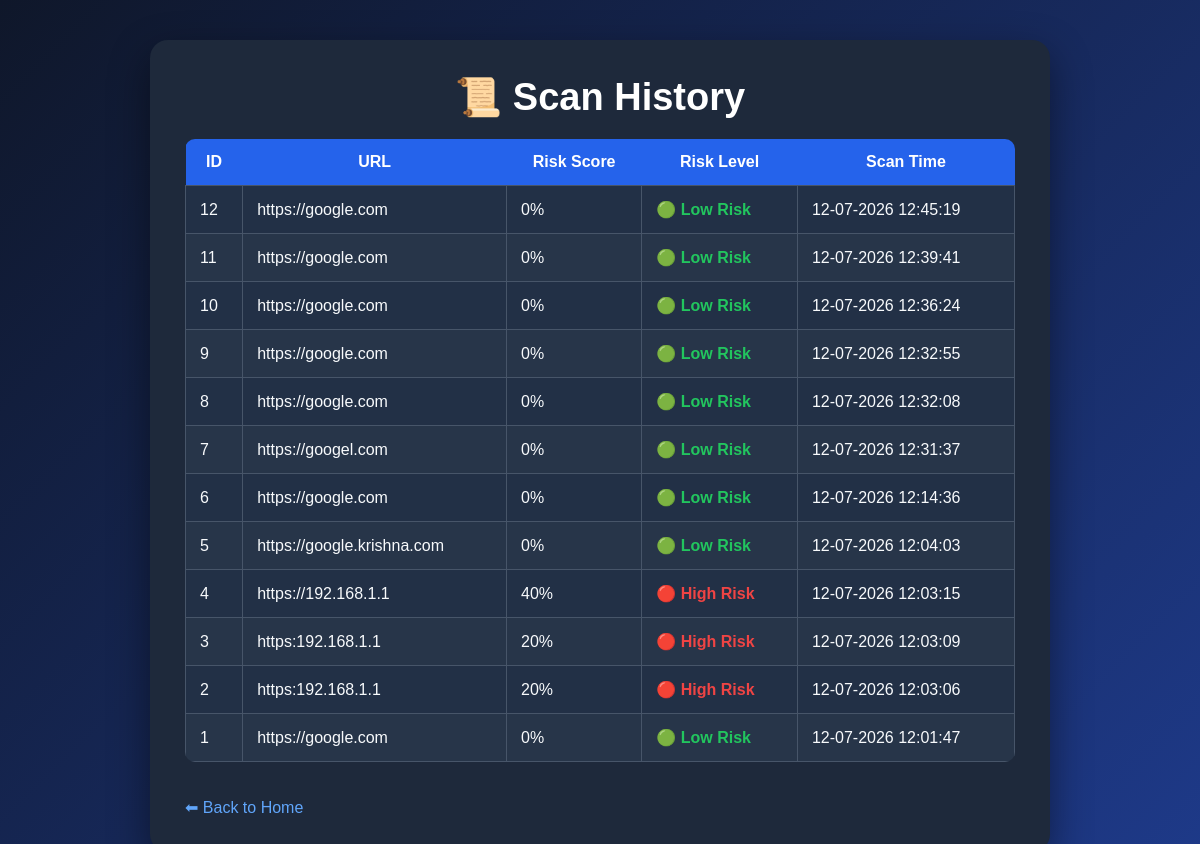
Page /history on the earlier database version.
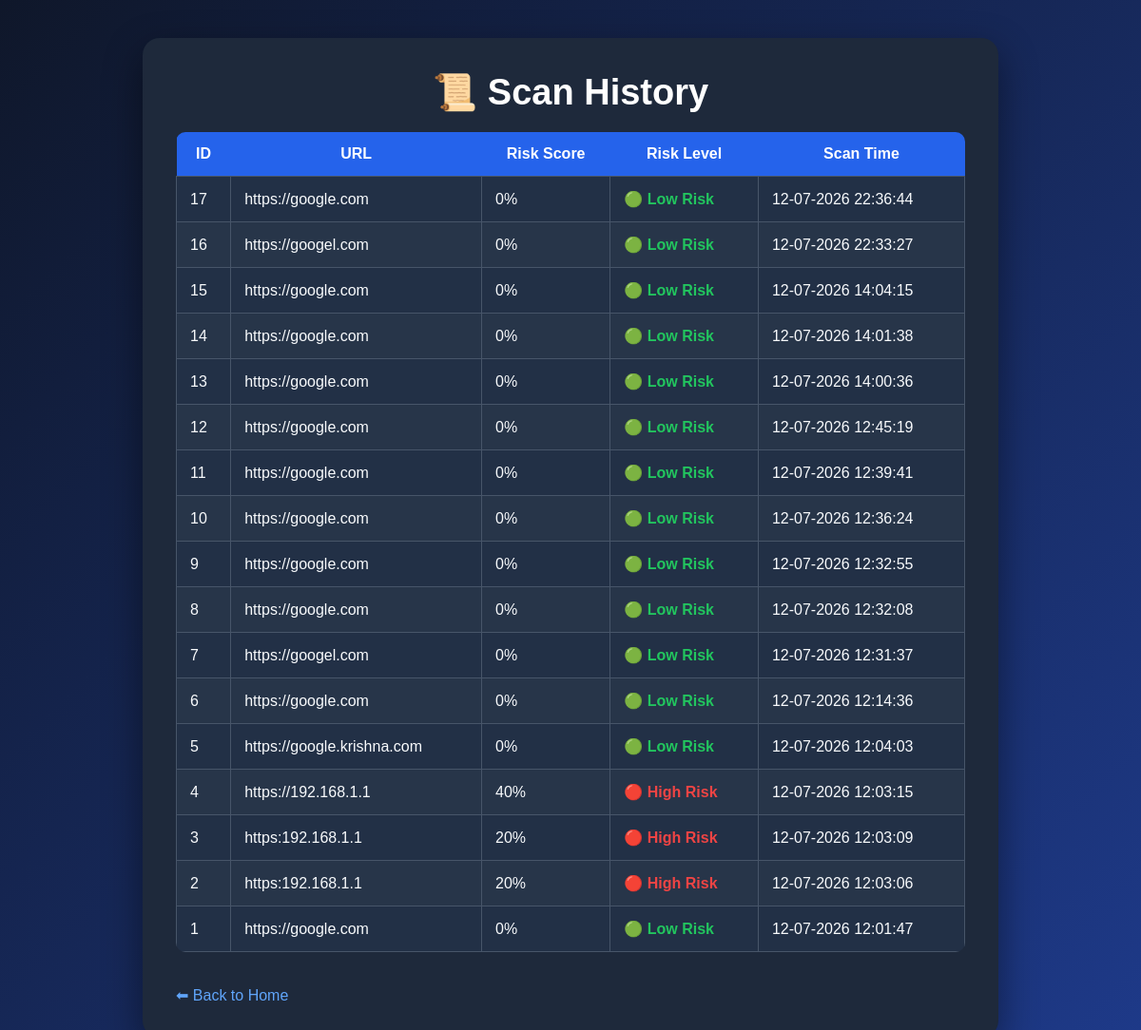
Same page on the later database version.
### tables this page shows
CREATE TABLE scan_history(

        id INTEGER PRIMARY KEY AUTOINCREMENT,

        url TEXT,

        risk_score INTEGER,

        risk_level TEXT,

        scan_time TEXT

    );

### app.py (the view)
@app.route("/history")
def history():
    history_data = get_history()
    return render_template(
        "history.html",
        history=history_data
    )

### database.py (called while the page is built)
def get_history():
    conn = sqlite3.connect(DATABASE)
    cursor = conn.cursor()
    cursor.execute("""
    SELECT *
    FROM scan_history
    ORDER BY id DESC
    """)
    history = cursor.fetchall()
    conn.close()
    return history

### templates/history.html (shortened to what this page needs)
<!DOCTYPE html>
<html lang="en">
<head>
    <link rel="stylesheet"
          href="{{ url_for('static', filename='style.css') }}">
</head>
<body>
<div class="container">
    <h1>📜 Scan History</h1>
    <table class="feature-table">
        <tr>
            <th>ID</th>
            <th>URL</th>
            <th>Risk Score</th>
            <th>Risk Level</th>
            <th>Scan Time</th>
        </tr>
        {% if history %}
            {% for scan in history %}
            <tr>
                <td>{{ scan[0] }}</td>
                <td>{{ scan[1] }}</td>
                <td>{{ scan[2] }}%</td>
                <td>
                    {% if scan[3] == "Low Risk" %}
                        <span class="low">🟢 {{ scan[3] }}</span>
                    {% elif scan[3] == "Medium Risk" %}
                        <span class="medium">🟡 {{ scan[3] }}</span>
                    {% else %}
                        <span class="high">🔴 {{ scan[3] }}</span>
                    {% endif %}
                </td>
                <td>{{ scan[4] }}</td>
            </tr>
            {% endfor %}
        {% else %}
            <tr>
                <td colspan="5">No scan history available.</td>
            </tr>
        {% endif %}
    </table>
    <br><br>
    <a href="/">⬅ Back to Home</a>
</div>
</body>
</html>

Differences in the rows shown:
added scan_history: id "17", url "https://google.com", risk_score "0", risk_level "Low Risk", scan_time "12-07-2026 22:36:44"
added scan_history: id "16", url "https://googel.com", risk_score "0", risk_level "Low Risk", scan_time "12-07-2026 22:33:27"
added scan_history: id "15", url "https://google.com", risk_score "0", risk_level "Low Risk", scan_time "12-07-2026 14:04:15"
added scan_history: id "14", url "https://google.com", risk_score "0", risk_level "Low Risk", scan_time "12-07-2026 14:01:38"
added scan_history: id "13", url "https://google.com", risk_score "0", risk_level "Low Risk", scan_time "12-07-2026 14:00:36"
